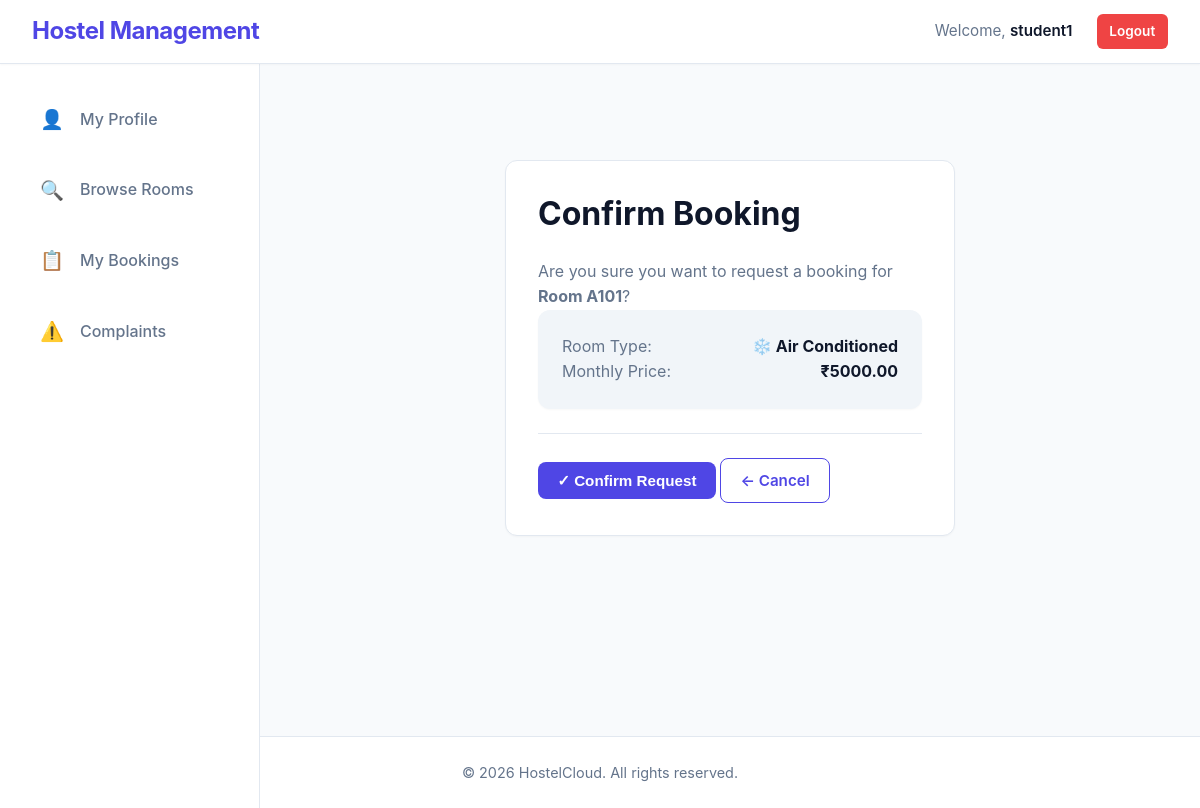
Page /student/book_room/1/ (signed in) on the committed database.
### hostel_app/models.py (models this page shows, shortened)
class User(AbstractUser):
    ROLE_CHOICES = (
        ('ADMIN', 'Admin'),
        ('WARDEN', 'Warden'),
        ('STUDENT', 'Student'),
    )
    role = models.CharField(max_length=10, choices=ROLE_CHOICES, default='STUDENT')
    phone_number = models.CharField(max_length=15, blank=True, null=True)

class Room(models.Model):
    ROOM_TYPES = (
        ('AC', 'AC'),
        ('NON_AC', 'Non-AC'),
    )
    room_number = models.CharField(max_length=10, unique=True)
    capacity = models.IntegerField()
    current_occupancy = models.IntegerField(default=0)
    price_per_month = models.DecimalField(max_digits=10, decimal_places=2)
    room_type = models.CharField(max_length=10, choices=ROOM_TYPES, default='NON_AC')
    is_available = models.BooleanField(default=True)

### hostel_app/views.py (the view, shortened to what this page needs)
# urls.py: path('student/book_room/<int:room_id>/', views.book_room, name='book_room'),
@login_required
@student_required
def book_room(request, room_id):
    room = Room.objects.get(id=room_id)
    return render(request, 'student/book_room.html', {'room': room})

### templates/student/book_room.html (shortened to what this page needs)
{% extends 'base.html' %}
{% block content %}
<div class="d-flex justify-center align-items-center" style="min-height: 60vh;">
    <div class="auth-container">
        <div class="card">
            <div class="card-header">
                <h2>Confirm Booking</h2>
            </div>
            <div class="card-body">
                <p class="text-secondary mb-lg">
                    Are you sure you want to request a booking for <strong>Room {{ room.room_number }}</strong>?
                </p>
                <div class="card" style="background: var(--bg-tertiary); border: none; padding: var(--spacing-lg); margin-bottom: var(--spacing-lg);">
                    <div class="d-flex justify-between mb-md">
                        <span class="text-secondary">Room Type:</span>
                        <strong>
                            {% if room.room_type == 'AC' %}
                                ❄️ Air Conditioned
                            {% else %}
                                🔆 Non-AC
                            {% endif %}
                        </strong>
                    </div>
                    <div class="d-flex justify-between">
                        <span class="text-secondary">Monthly Price:</span>
                        <strong>₹{{ room.price_per_month }}</strong>
                    </div>
                </div>
            </div>
            <div class="card-footer">
                <form method="POST" class="w-full">
                    <button type="submit" class="btn btn-primary">✓ Confirm Request</button>
                    <a href="{% url 'room_list' %}" class="btn btn-outline">← Cancel</a>
                </form>
            </div>
        </div>
    </div>
</div>
{% endblock %}

### templates/base.html (shortened to what this page needs)
{% load static %}
<!DOCTYPE html>
<html lang="en">
<head>
    <link rel="stylesheet" href="{% static 'css/style.css' %}">
</head>
<body>
    <header class="navbar">
        <div class="nav-container">
            <a href="{% url 'home' %}" class="logo">Hostel Management</a>
            <nav class="nav-links">
                {% if user.is_authenticated %}
                    <span class="nav-welcome">Welcome, <strong>{{ user.username }}</strong></span>
                    <a href="{% url 'logout' %}" class="btn btn-sm btn-danger">Logout</a>
                {% else %}
                    <a href="{% url 'login' %}" class="nav-link">Login</a>
                    <a href="{% url 'register' %}" class="btn btn-sm">Register</a>
                {% endif %}
            </nav>
        </div>
    </header>
    <div class="layout">
        {% if user.is_authenticated %}
            <aside class="sidebar">
                <nav class="sidebar-nav">
                    {% if user.role == 'ADMIN' %}
                        <a href="{% url 'admin_dashboard' %}" class="nav-item">
                            <span class="nav-icon">📊</span>
                            <span>System Overview</span>
                        </a>
                        <a href="{% url 'admin_users' %}" class="nav-item">
                            <span class="nav-icon">👥</span>
                            <span>Manage Users</span>
                        </a>
                        <a href="{% url 'admin_rooms' %}" class="nav-item">
                            <span class="nav-icon">🏠</span>
                            <span>Manage Rooms</span>
                        </a>
                    {% elif user.role == 'WARDEN' %}
                        <a href="{% url 'warden_dashboard' %}" class="nav-item">
                            <span class="nav-icon">⚙️</span>
                            <span>Warden Overview</span>
                        </a>
                    {% else %}
                        <a href="{% url 'student_dashboard' %}" class="nav-item">
                            <span class="nav-icon">👤</span>
                            <span>My Profile</span>
                        </a>
                        <a href="{% url 'room_list' %}" class="nav-item">
                            <span class="nav-icon">🔍</span>
                            <span>Browse Rooms</span>
                        </a>
                        <a href="{% url 'my_bookings' %}" class="nav-item">
                            <span class="nav-icon">📋</span>
                            <span>My Bookings</span>
                        </a>
                        <a href="{% url 'student_complaints' %}" class="nav-item">
                            <span class="nav-icon">⚠️</span>
                            <span>Complaints</span>
                        </a>
                    {% endif %}
                </nav>
            </aside>
        {% endif %}
        <main class="main-content {% if user.is_authenticated %}with-sidebar{% endif %}">
            <div class="content-inner">
                {% block content %}
                {% endblock %}
            </div>
        </main>
    </div>
    <footer class="footer">
        <p>&copy; 2026 HostelCloud. All rights reserved.</p>
    </footer>
</body>
</html>

### rows in the picture
User: username "student1"
Room: room_number "A101", price_per_month "5000.00"
